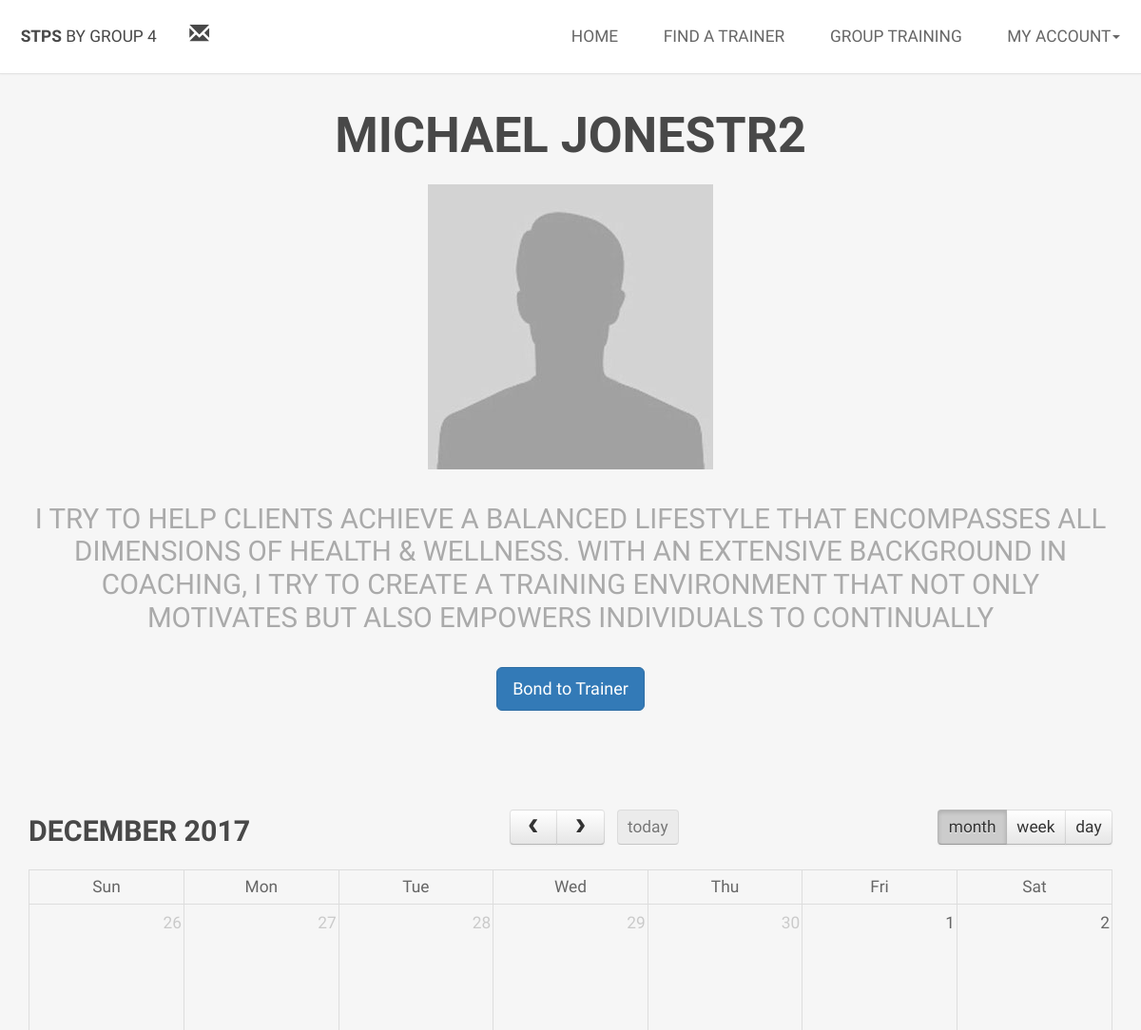
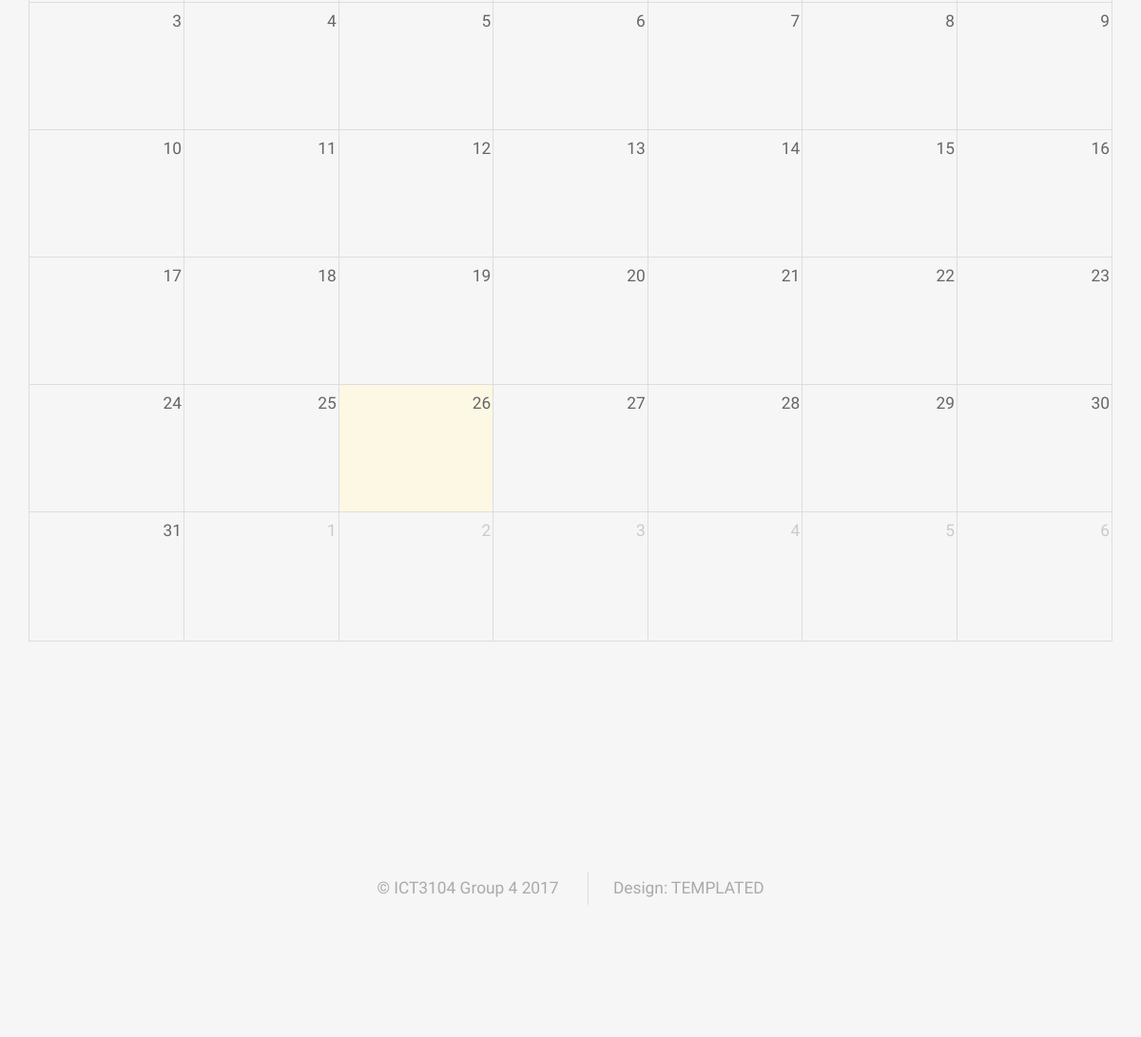
/trainee_trainerCalendar.php?t=trainer2@gmail.com (signed in), run on the app's committed database (2 pictures, top to bottom).
### tables this page shows
CREATE TABLE IF NOT EXISTS `users` (
  `email` varchar(255) NOT NULL,
  `firstName` varchar(35) NOT NULL,
  `lastName` varchar(35) NOT NULL,
  `phoneNumber` int(8) NOT NULL,
  `profilePicture` varchar(255) NOT NULL,
  `role` varchar(10) NOT NULL,
  `password` varchar(50) NOT NULL,
  `status` int(1) NOT NULL,
  `address` varchar(255) NOT NULL,
  `subscription` int(2) NOT NULL,
  `registerDate` date NOT NULL,
  `expiryDate` date NOT NULL,
  `featuredStatus` int(1) NOT NULL,
  `profileBio` varchar(255) NOT NULL,
  `bondTo` varchar(255) NOT NULL
);

### trainee_trainerCalendar.php (the view, shortened to what this page needs)
<?php
require_once('database/dbconfig.php');
$email = $_SESSION['email'];
$traineremail = $_GET['t'];
$sql2 = "SELECT * FROM users where email = '$traineremail'";
$req2 = $conn->prepare($sql2);
$req2->execute();
$trainerInfo = $req2->fetch(PDO::FETCH_ASSOC);
$sql3 = "SELECT * FROM users where email = '$email'";
$req3 = $conn->prepare($sql3);
$req3->execute();
$userInfo = $req3->fetch(PDO::FETCH_ASSOC);
$bondStatus = $userInfo['bondTo'];
$sql4 = "SELECT * FROM bondapproval where traineeEmail = '$email'";
$req4 = $conn->prepare($sql4);
$req4->execute();
$bondInfo = $req4->fetch(PDO::FETCH_ASSOC);
$bondrequestTrainer = $bondInfo['trainerEmail'];
if(count($bondInfo) == 1) {
    $bondrequest = "allow";
} else {
    $bondrequest = "pending";
}
?>
<html>
    <head>
        <link rel="stylesheet" href="https://maxcdn.bootstrapcdn.com/bootstrap/3.3.2/css/bootstrap.min.css">
        <link href='fullcalendar-3.5.1/fullcalendar.css' rel='stylesheet' />
        <link href="assets/css/calendar.css" rel="stylesheet" type="text/css"/>
        <link rel="stylesheet" href="assets/css/trainee_dashboard.css" />
    </head>
    <body>
        <?php
        include "trainee_header.php";
        ?>
        <section id="two" class="wrapper style2 special">
            <div class="container">
                <header class="major">
                    <h2><?php echo $trainerInfo['firstName'] . " " . $trainerInfo['lastName']; ?></h2>
                    <?php
                    $sqlImg = $userInfo['profilePicture'];
                    echo "<p>";
                    if (strlen($sqlImg) > 0) {
                        echo "<img src='$sqlImg'>";
                    } else {
                        echo "<img src='images/uploads/profiledefault.jpg'>";
                    }
                    echo "</p><br/>";
                    ?>
                    <p><?php echo $trainerInfo['profileBio']; ?></p><br/>
                    <form class="form-inline" role="form" action="scripts/doBond.php" method="POST">
                        <?php
                        if (!empty($bondStatus)) {
                            if ($bondStatus == $traineremail) {
                                echo '<button type="submit" class="btn btn-danger btn-lg" value="unbound" id="option" name="option">Unbond from Trainer</button>';
                            } else {
                                echo '<button type="submit" class="btn btn-info btn-lg" value="" id="" name="" disabled>Unable to bond</button>';
                            }
                        } else {
                            if ($bondrequest == "pending" && $bondrequestTrainer == $traineremail) {
                                echo '<button type="submit" class="btn btn-warning btn-lg" value="" id="" name="" disabled>Bond approval pending</button>';
                            } else if ($bondrequest == "pending" && $bondrequestTrainer != $traineremail) {
                                echo '<button type="submit" class="btn btn-info btn-lg" value="" id="" name="" disabled>Unable to bond</button>';
                            } else {
                                echo '<button type="submit" class="btn btn-primary btn-lg" value="bond" id="option" name="option" onclick="return confirm(\'Are you sure? This will remove ALL your 1-1 trainings!\')">Bond to Trainer</button>';
                            }
                        }
                        ?>
                    </form>
                </header>
                <div id="calendar" class="col-centered">
                </div>
            </div>
        </section>
        <?php
        include "footer.php";
        ?>
    </body>
</html>

### fullcalendar-3.5.1/fullcalendar.css (style rules this page uses)
.fc { direction: ltr; text-align: left; }
body .fc { font-size: 1em; }

### assets/css/calendar.css (style rules this page uses)
#calendar { max-width: 100%; }

### assets/css/trainee_dashboard.css (style rules this page uses)
html, body, div, span, applet, object, iframe, h1, h2, h3, h4, h5, h6, p, blockquote, pre, a, abbr, acronym, address, big, cite, code, del, dfn, em, img, ins, kbd, q, s, samp, small, strike, strong, sub, sup, tt, var, b, u, i, center, dl, dt, dd, ol, ul, li, fieldset, form, label, legend, table, caption, tbody, tfoot, thead, tr, th, td, article, aside, canvas, details, embed, figure, figcaption, footer, header, hgroup, menu, nav, output, ruby, section, summary, time, mark, audio, video { margin: 0; padding: 0; border: 0; font-size: 100%; font: inherit; vertical-align: baseline; }
article, aside, details, figcaption, figure, footer, header, hgroup, menu, nav, section { display: block; }
body { line-height: 1; }
body { -webkit-text-size-adjust: none; }
.wrapper { padding: 6em 0 4em 0; }
.wrapper.style2 { background-color: #f6f6f6; }
body { background-color: #fff; color: #666; }
body, input, select, textarea { font-family: "Raleway", Arial, Helvetica, sans-serif; font-size: 13pt; font-weight: 400; line-height: 2em; }
p { margin: 0 0 2em 0; }
h1, h2, h3, h4, h5, h6 { color: #484848; font-weight: 700; line-height: 1em; margin: 0 0 1em 0; text-transform: uppercase; }
h2 { font-size: 1.75em; line-height: 1.5em; }
section.special, article.special { text-align: center; }
header p { color: #aaa; position: relative; margin: 0 0 1.5em 0; text-transform: uppercase; }
header h2 + p { font-size: 1.25em; margin-top: -1em; line-height: 1.5em; }
header.major { margin: 0 0 6em 0; }
header.major h2 { font-size: 3em; }
header.major h2, header.major h3, header.major h4, header.major h5, header.major h6 { display: inline-block; margin: 0 0 0.8em; }
header.major p { font-size: 1.7em; margin-bottom: 0; }

### data on the page
users: firstName "MICHAEL", lastName "JONESTR2", profileBio "I TRY TO HELP CLIENTS ACHIEVE A BALANCED LIFESTYLE THAT ENCOMPASSES ALL DIMENSIONS OF HEALTH & WELLNESS. WITH AN EXTENSIVE BACKGROUND IN COACHING, I TRY TO CREATE A TRAINING ENVIRONMENT THAT NOT ONLY MOTIVATES BUT ALSO EMPOWERS INDIVIDUALS TO CONTINUALLY"
